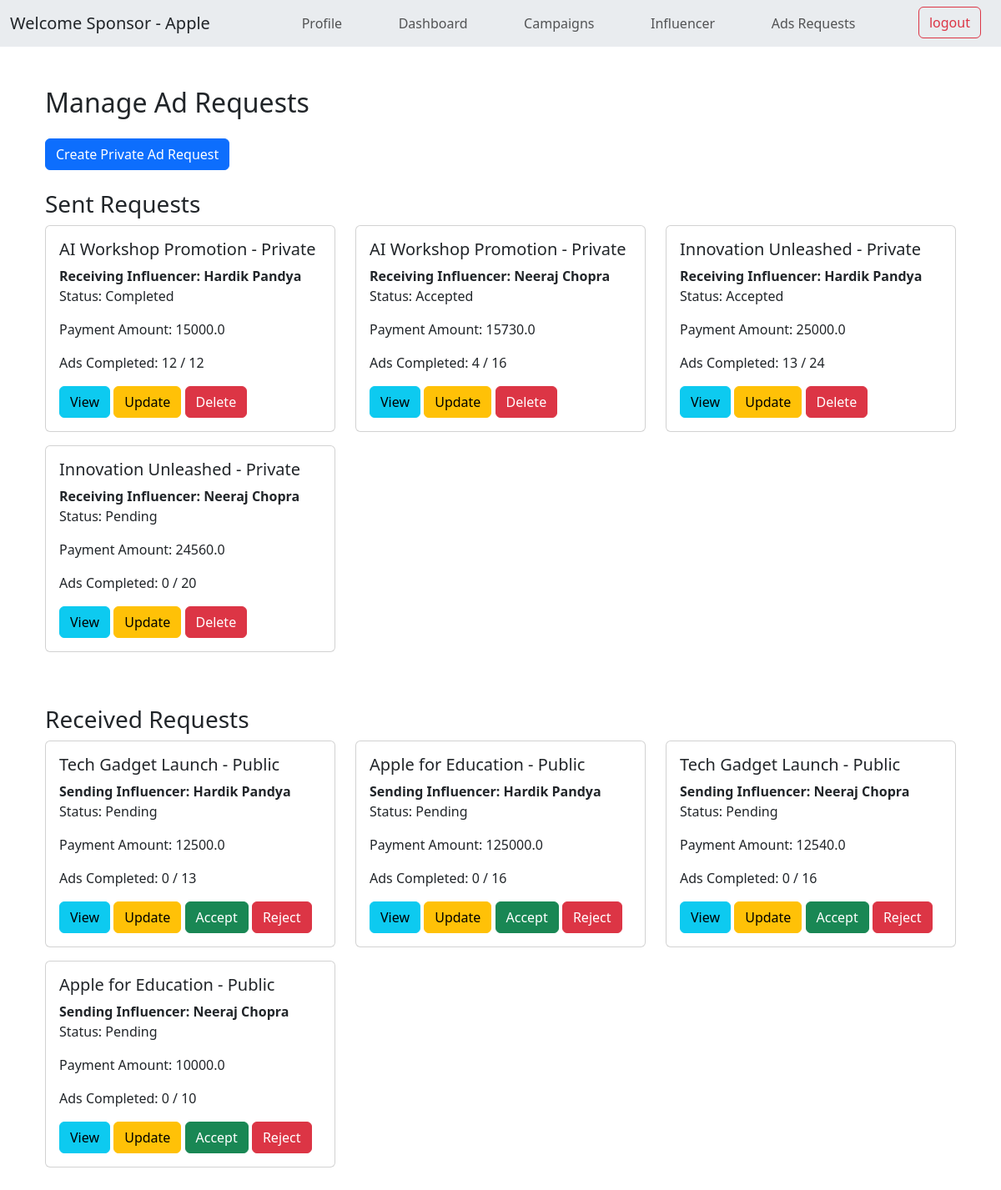
The page /sponsor/ad_requests (signed in) on the database its author committed.
### models.py (models this page shows, shortened)
class User(db.Model):
    __tablename__ = 'users'
    id = db.Column(db.Integer, autoincrement=True,primary_key=True)
    username = db.Column(db.String(100), unique=True, nullable=False)
    email = db.Column(db.String(100), unique=True, nullable=False)
    password = db.Column(db.String(200), nullable=False)
    role = db.Column(db.String(50), nullable=False)  # 'admin', 'sponsor', 'influencer'
    flagged = db.Column(db.Boolean, default=False)
    unflag_request = db.Column(db.String(500), nullable=False)
    company_name = db.Column(db.String(100), nullable=True)
    industry = db.Column(db.String(100), nullable=True)
    budget = db.Column(db.Float, nullable=True)
    category = db.Column(db.String(100), nullable=True)
    niche = db.Column(db.String(100), nullable=True)
    reach = db.Column(db.Integer, nullable=True)

class AdRequest(db.Model):
    __tablename__ = 'ad_requests'
    id = db.Column(db.Integer, primary_key=True)
    campaign_id = db.Column(db.Integer, db.ForeignKey('campaigns.id', ondelete='CASCADE'), nullable=False)
    influencer_id = db.Column(db.Integer, db.ForeignKey('users.id', ondelete='CASCADE'), nullable=False)
    sponsor_id = db.Column(db.Integer, db.ForeignKey('users.id', ondelete='CASCADE'), nullable=False)
    details = db.Column(db.Text, nullable=True)
    payment_amount = db.Column(db.Float, nullable=False)
    status = db.Column(db.String(50), nullable=False, default='Pending')  # pending, accepted, rejected, completed
    ads_required = db.Column(db.Integer, nullable=False, default=1)
    ads_completed = db.Column(db.Integer, nullable=False, default=0)
    updated_at = db.Column(db.DateTime, default=datetime.utcnow, onupdate=datetime.utcnow)
    campaign = db.relationship('Campaign', back_populates='ad_requests')
    influencer = db.relationship('User', foreign_keys=[influencer_id])
    sponsor = db.relationship('User', foreign_keys=[sponsor_id])

class Campaign(db.Model):
    __tablename__ = 'campaigns'
    id = db.Column(db.Integer, primary_key=True)
    title = db.Column(db.String(200), nullable=False)
    description = db.Column(db.String(400), nullable=False)
    niche = db.Column(db.String(100), nullable=False)
    start_date = db.Column(db.Date, nullable=False)
    end_date = db.Column(db.Date, nullable=False)
    budget = db.Column(db.Float, nullable=False)
    visibility = db.Column(db.String(50), nullable=False)
    status = db.Column(db.String(50), nullable=False)
    goals = db.Column(db.Text, nullable=True)
    sponsor_id = db.Column(db.Integer, db.ForeignKey('users.id', ondelete='CASCADE'), nullable=False)
    is_flagged = db.Column(db.Boolean, default=False)
    sponsor = db.relationship('User', backref=db.backref('campaigns', lazy=True, cascade='all, delete-orphan'))
    ad_requests = db.relationship('AdRequest', back_populates='campaign', lazy=True, cascade='all, delete-orphan')

### main.py (the view)
@app.route('/sponsor/ad_requests')
def sponsor_ad_requests():
    if 'user_id' not in session or session['user_role'] != 'sponsor':
        flash('You need to be logged in as a sponsor to view ad requests.', 'danger')
        return redirect(url_for('login'))
    sponsor_id = session['user_id']
    public_ad_requests = AdRequest.query.join(Campaign).filter(
        AdRequest.influencer_id.isnot(None),
        Campaign.sponsor_id == sponsor_id,
        Campaign.visibility == 'public'
    ).all()  # Public received requests
    private_ad_requests = AdRequest.query.join(Campaign).filter(
        AdRequest.sponsor_id == sponsor_id,
        Campaign.visibility == 'private'
    ).all()  # Private sent requests
    private_campaigns = Campaign.query.filter_by(sponsor_id=sponsor_id, visibility='private').all()
    public_campaigns = Campaign.query.filter_by(sponsor_id=sponsor_id, visibility='public').all()
    influencers = User.query.filter_by(role='influencer').all()
    return render_template(
        'sponsor/sponsor_ad_requests.html',
        public_ad_requests=public_ad_requests,
        private_ad_requests=private_ad_requests,
        private_campaigns=private_campaigns,
        public_campaigns=public_campaigns,
        influencers=influencers
    )

### main.py (called while the page is built)
@app.context_processor
def inject_user():
    if 'user_id' in session:
        user = User.query.get(session['user_id'])
    else:
        user = None
    return dict(current_user=user)

### templates/sponsor/sponsor_ad_requests.html (shortened to what this page needs)
{% extends 'base.html' %}
{% block content %}
<div class="container mt-5">
    <h2 class="mb-4">Manage Ad Requests</h2>
    <button type="button" class="btn btn-primary mb-4" data-toggle="modal" data-target="#createAdRequestModal">
        Create Private Ad Request
    </button>
    <div class="mb-5">
        <h3>Sent Requests</h3>
        <div class="row">
            {% for ad_request in private_ad_requests %}
                <div class="col-md-4 mb-3">
                    <div class="card">
                        <div class="card-body">
                            <h5 class="card-title">{{ ad_request.campaign.title }} - {{ ad_request.campaign.visibility.capitalize() }}</h5>
                            <strong class="card-text"> Receiving Influencer: {{ ad_request.influencer.username }}</strong>
                            <p class="card-text">Status: {{ ad_request.status }}</p>
                            <p class="card-text">Payment Amount: {{ ad_request.payment_amount }}</p>
                            <p class="card-text">Ads Completed: {{ ad_request.ads_completed }} / {{ ad_request.ads_required }}</p>
                            <a href="{{ url_for('sponsor_view_ad_request', ad_request_id=ad_request.id) }}" class="btn btn-info" >View</a>
                            <button type="button" class="btn btn-warning" data-toggle="modal" data-target="#updateAdRequestModal-{{ ad_request.id }}">
                                Update
                            </button>
                            <form method="POST" action="{{ url_for('delete_ad_request', ad_request_id=ad_request.id) }}" style="display:inline;">
                                <button type="submit" class="btn btn-danger">Delete</button>
                            </form>
                        </div>
                    </div>
                </div>
            {% endfor %}
        </div>
    </div>
<div class="mb-5">
    <h3>Received Requests</h3>
    <div class="row">
        {% for ad_request in public_ad_requests %}
            <div class="col-md-4 mb-3">
                <div class="card">
                    <div class="card-body">
                        <h5 class="card-title">{{ ad_request.campaign.title }} - {{ ad_request.campaign.visibility.capitalize() }}</h5>
                        <strong class="card-text">Sending Influencer: {{ ad_request.influencer.username }}</strong>
                        <p class="card-text">Status: {{ ad_request.status }}</p>
                        <p class="card-text"> Payment Amount: {{ ad_request.payment_amount }}</p>
                        <p class="card-text">Ads Completed: {{ ad_request.ads_completed }} / {{ ad_request.ads_required }}</p>
                        <a href="{{ url_for('sponsor_view_ad_request', ad_request_id=ad_request.id) }}" class="btn btn-info">View</a>
                        <button type="button" class="btn btn-warning" data-toggle="modal" data-target="#updateAdRequestModal-{{ ad_request.id }}">
                            Update
                        </button>
                        {% if ad_request.status == 'Pending' %}
                            <form method="POST" action="{{ url_for('update_request_status', ad_request_id=ad_request.id) }}" style="display:inline;">
                                <button type="submit" class="btn btn-success">Accept</button>
                            </form>
                            <form method="POST" action="{{ url_for('update_request_status', ad_request_id=ad_request.id) }}" style="display:inline;">
                                <button type="submit" class="btn btn-danger">Reject</button>
                            </form>
                        {% elif ad_request.status == 'Accepted' %}
                            <form method="POST" action="{{ url_for('update_request_status', ad_request_id=ad_request.id) }}" style="display:inline;">
                                <input type="hidden" name="status" value="Completed">
                                <button type="submit" class="btn btn-primary">Mark Completed</button>
                            </form>
                        {% elif ad_request.status == 'Rejected' %}
                            <form method="POST" action="{{ url_for('delete_ad_request', ad_request_id=ad_request.id) }}" style="display:inline;">
                                <button type="submit" class="btn btn-danger">Delete</button>
                            </form>
                        {% endif %}
                    </div>
                </div>
            </div>
        {% endfor %}
    </div>
</div>
{% endblock %}

### templates/base.html (shortened to what this page needs)
<!DOCTYPE html>
<html lang="en">
<head>
    <link rel="stylesheet" href="https://maxcdn.bootstrapcdn.com/bootstrap/4.0.0/css/bootstrap.min.css">
    <link href="https://cdn.jsdelivr.net/npm/bootstrap@5.3.3/dist/css/bootstrap.min.css" rel="stylesheet">
</head>
<body>
  <nav class="navbar navbar-expand-lg bg-body-secondary">
    <div class="container-fluid">
      <a class="navbar-brand">
        {% if 'user_id' in session %}
                Welcome {{ session['user_role'].capitalize() }} - {{ session['username'].capitalize() }}
            {% else %}
                Welcome to IESCP
            {% endif %}
      </a>
      <div class="collapse navbar-collapse" id="navbarNav">
        <div class="container-fluid">
          <ul class="navbar-nav ml-auto ms-5  ">
            {% if 'user_id' in session %}
                {% if session['user_role'] == 'sponsor' %}
                  {% if current_user.flagged %}
                      <li class="nav-item ml-auto me-auto"><a class="nav-link" href="{{ url_for('sponsor_profile') }}">Profile</a></li>
                  {% else %}
                      <li class="nav-item ml-auto me-auto"><a class="nav-link" href="{{ url_for('sponsor_profile') }}">Profile</a></li>
                      <li class="nav-item ml-auto me-auto"><a class="nav-link" href="{{ url_for('sponsor_dash') }}">Dashboard</a></li>
                      <li class="nav-item ml-auto me-auto"><a class="nav-link" href="{{ url_for('sponsor_campaigns') }}">Campaigns</a></li>
                      <li class="nav-item ml-auto me-auto"><a class="nav-link" href="{{ url_for('sponsor_influencer') }}">Influencer</a></li>
                      <li class="nav-item ml-auto me-auto"><a class="nav-link" href="{{ url_for('sponsor_ad_requests') }}">Ads Requests</a></li>
                  {% endif %}
                {% endif %}
                <li class="nav-item ml-auto ">
                   <a type="button " class="btn btn-outline-danger ms-3 " aria-current="page" href="{{ url_for('logout') }}" >logout</a>
                </li>
            {% else %}
                <li class="nav-item ms-auto">
                    <span class="navbar-text">
                        Welcome to Influencer Engagement and Sponsor Coordination Platform.
                    </span>
                </li>
            {% endif %}
          </ul>
        </div>
      </div>
    </div>
  </nav>
  <div class="container">
    {% block content %}     {% endblock %}
  </div>
</body>
</html>

### rows shown on the page
User: user_role "Sponsor", username "Apple"
AdRequest: campaign "AI Workshop Promotion", campaign.visibility "Private", influencer.username "Hardik Pandya", status "Completed", payment_amount "15000.0", ads_completed "12", ads_required "12"
AdRequest: campaign "AI Workshop Promotion", campaign.visibility "Private", influencer.username "Neeraj Chopra", status "Accepted", payment_amount "15730.0", ads_completed "4", ads_required "16"
AdRequest: campaign "Innovation Unleashed", campaign.visibility "Private", influencer.username "Hardik Pandya", status "Accepted", payment_amount "25000.0", ads_completed "13", ads_required "24"
AdRequest: campaign "Innovation Unleashed", campaign.visibility "Private", influencer.username "Neeraj Chopra", status "Pending", payment_amount "24560.0", ads_completed "0", ads_required "20"
AdRequest: campaign "Tech Gadget Launch", campaign.visibility "Public", influencer.username "Hardik Pandya", status "Pending", payment_amount "12500.0", ads_completed "0", ads_required "13"
AdRequest: campaign "Apple for Education", campaign.visibility "Public", influencer.username "Hardik Pandya", status "Pending", payment_amount "125000.0", ads_completed "0", ads_required "16"
AdRequest: campaign "Tech Gadget Launch", campaign.visibility "Public", influencer.username "Neeraj Chopra", status "Pending", payment_amount "12540.0", ads_completed "0", ads_required "16"
AdRequest: campaign "Apple for Education", campaign.visibility "Public", influencer.username "Neeraj Chopra", status "Pending", payment_amount "10000.0", ads_completed "0", ads_required "10"
